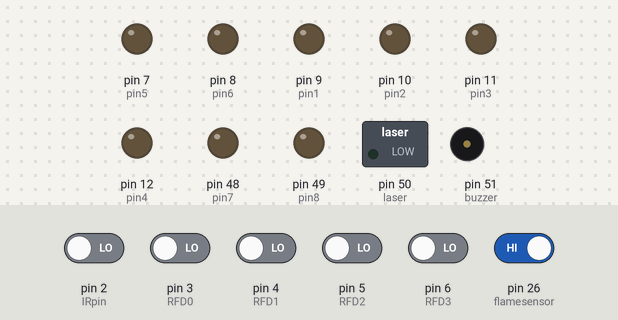
Recording of a sketch running on a simulated Arduino Mega 2560, built with avr-gcc and run on an emulated ATmega2560. Shown: switched loads named in the sketch (green lamp = pin HIGH), output pins drawn as LEDs (lit = HIGH), buzzer (waves = sounding, pin HIGH). Inputs (shaded band) come from the test bench; at power-on: pin 26 (flamesensor) HIGH, pin 2 (IRpin), pin 3 (RFD0), pin 4 (RFD1), pin 5 (RFD2), pin 6 (RFD3) LOW.

Above: at 1.2 s.
1.3 s: pin 3 (RFD0) driven HIGH and pin 5 (RFD2) driven HIGH
At 2.1 s:
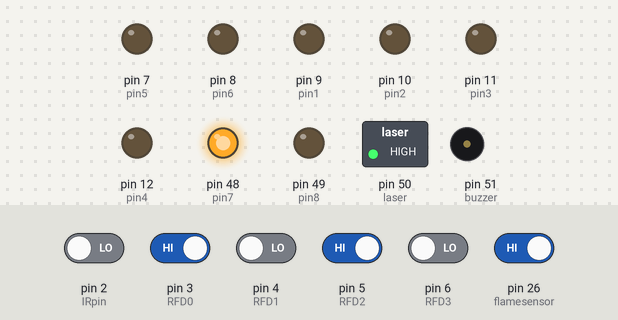
4.3 s: pin 3 (RFD0) driven LOW
At 4.6 s:
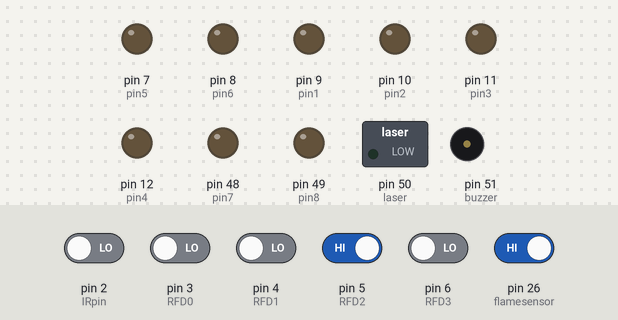
5.8 s: pin 3 (RFD0) driven HIGH
At 6.6 s:
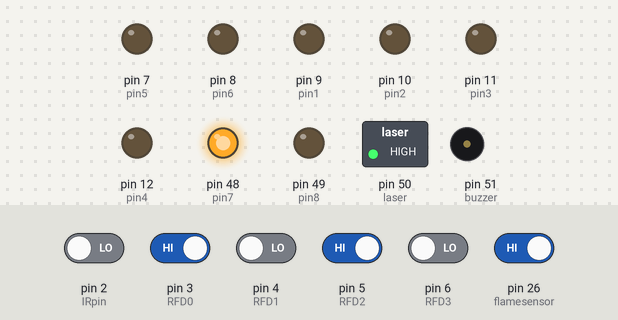
8.8 s: pin 4 (RFD1) driven HIGH
At 9.2 s:
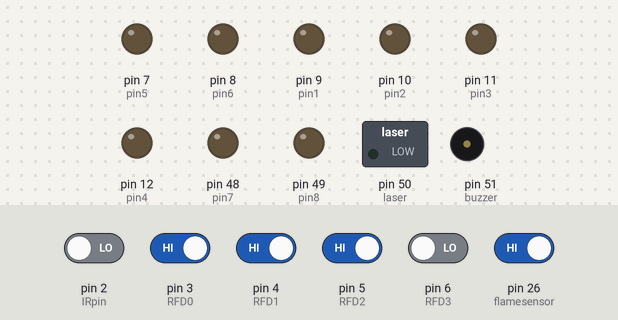
10.3 s: pin 2 (IRpin) driven HIGH
At 11.5 s:
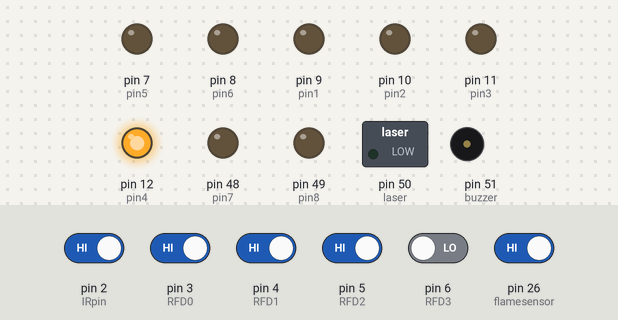
11.8 s: pin 5 (RFD2) driven LOW
At 12.6 s:
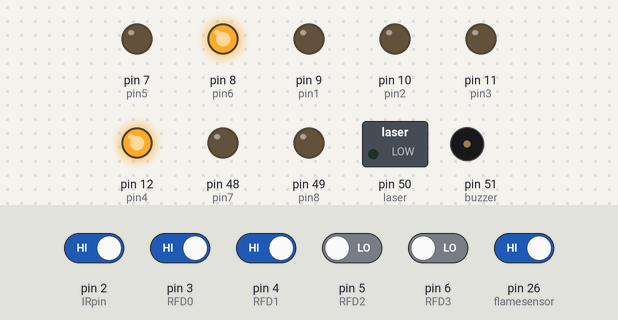
Timing chart, 0 to 14.8 s (numbered marks = the images above; inputs shaded):
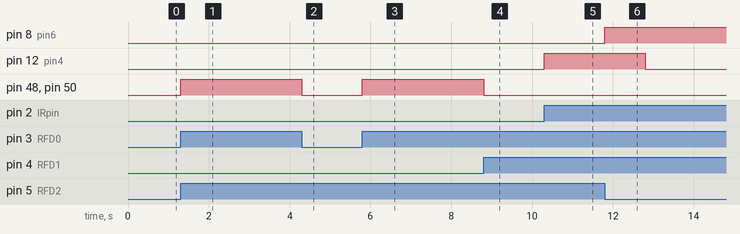

The sketch:

final_major_project.ino
```cpp
int flamesensor =26;
int IRpin = 2;
int RFD0 = 3;
int RFD1 = 4;
int RFD2 = 5;
int RFD3 = 6;
int pin5 = 7;
int pin6 = 8;
int pin1 = 9;
int pin2 = 10;
int pin3 = 11;
int pin4 = 12;
int pin7 = 48;
int pin8 = 49;
int laser= 50;
int buzzer = 51;
int IRstate = 1;
int sensorValue = 1;
int RFD0state = 1;
int RFD1state = 1;
int RFD2state = 1;
int RFD3state = 1;

void setup()
{
  pinMode(laser, OUTPUT);
  pinMode(pin1, OUTPUT);

  pinMode(pin2, OUTPUT);

   pinMode(pin3, OUTPUT);

  pinMode(pin4, OUTPUT);

  pinMode(pin5, OUTPUT);

  pinMode(pin6, OUTPUT);

  pinMode(pin7, OUTPUT);

  pinMode(pin8, OUTPUT);

  pinMode(IRpin, INPUT);

  pinMode(RFD0, INPUT);

  pinMode(RFD1, INPUT);

  pinMode(RFD2, INPUT);

  pinMode(RFD3, INPUT);
  pinMode(buzzer,OUTPUT);

}

void loop()
{
  IRstate = digitalRead(IRpin);

  RFD0state = digitalRead(RFD0);

  RFD1state = digitalRead(RFD1);

  RFD2state = digitalRead(RFD2);

  RFD3state = digitalRead(RFD3);

  sensorValue = digitalRead(flamesensor);

if (IRstate == HIGH && RFD0state == HIGH && RFD1state == HIGH && RFD2state == HIGH && RFD3state == HIGH && sensorValue == LOW)

{
digitalWrite(buzzer,HIGH);

delay(1000);

digitalWrite(buzzer,LOW);


}
  else if (IRstate == HIGH && RFD0state == LOW && RFD1state == HIGH && RFD2state == HIGH && RFD3state == HIGH)
  {

    digitalWrite(pin1, LOW);
    digitalWrite(pin2, HIGH);

    digitalWrite(pin3, LOW);
    digitalWrite(pin4, HIGH);

    digitalWrite(pin5, LOW);
    digitalWrite(pin6, LOW);
     digitalWrite(pin7,LOW);
    digitalWrite(pin8,LOW);
    digitalWrite(buzzer, LOW);

    digitalWrite(laser, LOW);
   digitalWrite(flamesensor,LOW);

  }
   else if (IRstate == LOW && RFD0state == LOW && RFD1state == HIGH && RFD2state == HIGH && RFD3state == HIGH)
  {

    digitalWrite(pin1, LOW);
    digitalWrite(pin2, LOW);
    digitalWrite(pin3, LOW);
    digitalWrite(pin4, LOW);
    digitalWrite(pin5, LOW);
    digitalWrite(pin6, LOW);
     digitalWrite(pin7,LOW);
    digitalWrite(pin8,LOW);
    digitalWrite(laser, LOW);
   digitalWrite(flamesensor,LOW);
    digitalWrite(buzzer, LOW);
  }

  else if( IRstate == HIGH && RFD0state == HIGH && RFD1state == LOW && RFD2state == HIGH && RFD3state == HIGH)
  {

    digitalWrite(pin1, HIGH);
    digitalWrite(pin2, LOW);

    digitalWrite(pin3, HIGH);
    digitalWrite(pin4, LOW);


    digitalWrite(pin5, LOW);
    digitalWrite(pin6, LOW);
     digitalWrite(pin7,LOW);
    digitalWrite(pin8,LOW);
    digitalWrite(laser, LOW);
    digitalWrite(buzzer, LOW);
    digitalWrite(flamesensor,LOW);
  }

   else if(IRstate == LOW && RFD0state == HIGH && RFD1state == LOW && RFD2state == HIGH && RFD3state == HIGH)
  {
     digitalWrite(pin1, LOW);
    digitalWrite(pin2, LOW);
    digitalWrite(pin3, LOW);
    digitalWrite(pin4, LOW);
    digitalWrite(pin5, LOW);
    digitalWrite(pin6, LOW);
     digitalWrite(pin7,LOW);
    digitalWrite(pin8,LOW);
    digitalWrite(laser, LOW);
    digitalWrite(buzzer, LOW);
    digitalWrite(flamesensor,LOW);
  }
  else if(IRstate ==HIGH && RFD0state == HIGH && RFD1state == HIGH && RFD2state == LOW && RFD3state == HIGH)
  {

    digitalWrite(pin1, LOW);
    digitalWrite(pin2, HIGH);

    digitalWrite(pin3, HIGH);
    digitalWrite(pin4, HIGH);

    digitalWrite(pin5, LOW);
    digitalWrite(pin6, LOW);
     digitalWrite(pin7,LOW);
    digitalWrite(pin8,LOW);
     digitalWrite(laser, LOW);
     digitalWrite(buzzer, LOW);
     digitalWrite(flamesensor,LOW);

  }
  else if(IRstate ==LOW && RFD0state == HIGH && RFD1state == HIGH && RFD2state == LOW && RFD3state == HIGH)
  {
     digitalWrite(pin1, LOW);
    digitalWrite(pin2, LOW);
    digitalWrite(pin3, LOW);
    digitalWrite(pin4, LOW);
    digitalWrite(pin5, LOW);
    digitalWrite(pin6, LOW);
     digitalWrite(pin7,LOW);
    digitalWrite(pin8,LOW);
    digitalWrite(laser, LOW);
    digitalWrite(buzzer, LOW);
    digitalWrite(flamesensor,LOW);
  }

  else if(IRstate == HIGH && RFD0state == HIGH && RFD1state == HIGH && RFD2state == HIGH && RFD3state == LOW)
  {

    digitalWrite(pin1, LOW);
    digitalWrite(pin2, LOW);
    digitalWrite(pin3, LOW);
    digitalWrite(pin4, HIGH);


    digitalWrite(pin5, LOW);
    digitalWrite(pin6, LOW);
     digitalWrite(pin7,LOW);
    digitalWrite(pin8,LOW);
     digitalWrite(laser, LOW);
     digitalWrite(buzzer, LOW);
     digitalWrite(flamesensor,LOW);
  }
   else if(IRstate ==LOW && RFD0state == HIGH && RFD1state == HIGH && RFD2state == HIGH && RFD3state == LOW)
  {
     digitalWrite(pin1, LOW);
    digitalWrite(pin2, LOW);
    digitalWrite(pin3, LOW);
    digitalWrite(pin4, LOW);
    digitalWrite(pin5, LOW);
    digitalWrite(pin6, LOW);
     digitalWrite(pin7,LOW);
    digitalWrite(pin8,LOW);
    digitalWrite(laser, LOW);
    digitalWrite(buzzer, LOW);
    digitalWrite(flamesensor,LOW);
  }

   else if(IRstate == HIGH&&RFD0state == LOW && RFD1state == LOW && RFD2state == HIGH && RFD3state == HIGH)
  {

    digitalWrite(pin5, HIGH);
    digitalWrite(pin6, LOW);

    delay(1000);

    digitalWrite(pin5, HIGH);
    digitalWrite(pin6, HIGH);


    digitalWrite(pin1, LOW);
    digitalWrite(pin2, LOW);
    digitalWrite(pin3, LOW);
    digitalWrite(pin4, LOW);
     digitalWrite(pin7,LOW);
    digitalWrite(pin8,LOW);
    digitalWrite(buzzer, LOW);
    digitalWrite(laser, LOW);
    digitalWrite(flamesensor,LOW);


  }

  else if(IRstate ==HIGH && RFD0state == HIGH && RFD1state == HIGH && RFD2state == LOW && RFD3state == LOW)
  {

    digitalWrite(pin5, LOW);
    digitalWrite(pin6, HIGH);

    delay(1000);


    digitalWrite(pin5, LOW);
    digitalWrite(pin6, LOW);


    digitalWrite(pin1, LOW);
    digitalWrite(pin2, LOW);
    digitalWrite(pin3, LOW);
    digitalWrite(pin4, LOW);
     digitalWrite(pin7,LOW);
    digitalWrite(pin8,LOW);
     digitalWrite(laser, LOW);
     digitalWrite(buzzer, LOW);
     digitalWrite(flamesensor,LOW);
  }
 else if(RFD0state == HIGH && RFD1state == LOW && RFD2state == HIGH && RFD3state == LOW)
  {
    digitalWrite(laser, HIGH);
    digitalWrite(pin7, HIGH);
    digitalWrite(pin8,LOW);

    delay(1000);


    digitalWrite(pin7,LOW);
    digitalWrite(pin8,LOW);


    digitalWrite(pin1, LOW);
    digitalWrite(pin2, LOW);
    digitalWrite(pin3, LOW);
    digitalWrite(pin4, LOW);

    digitalWrite(pin5, LOW);
    digitalWrite(pin6, LOW);
    digitalWrite(laser, LOW);
    digitalWrite(buzzer, LOW);
    digitalWrite(flamesensor,LOW);
  }
 else if(RFD0state == LOW && RFD1state == HIGH && RFD2state == LOW && RFD3state == HIGH)
  {
    digitalWrite(laser, HIGH);
    digitalWrite(pin7,LOW);
    digitalWrite(pin8,HIGH);

    delay(1000);


    digitalWrite(pin7,LOW);
    digitalWrite(pin8,LOW);


    digitalWrite(pin1, LOW);
    digitalWrite(pin2, LOW);
    digitalWrite(pin3, LOW);
    digitalWrite(pin4, LOW);

    digitalWrite(pin5, LOW);
    digitalWrite(pin6, LOW);
    digitalWrite(laser, LOW);
    digitalWrite(buzzer, LOW);
    digitalWrite(flamesensor,LOW);
  }
 else if (IRstate ==HIGH && RFD0state == HIGH && RFD1state == HIGH && RFD2state == HIGH && RFD3state == HIGH)
{
   digitalWrite(pin1, LOW);
    digitalWrite(pin2, LOW);

    digitalWrite(pin3, LOW);
    digitalWrite(pin4, LOW);
  digitalWrite(pin7,HIGH);
  digitalWrite(pin8,HIGH);
  digitalWrite(flamesensor,LOW);

    digitalWrite(laser, LOW);
    digitalWrite(buzzer, LOW);
}

  }
```

Measured:
- after the input at 1.3 s, pin 48 (pin7), pin 50 (laser): LOW → HIGH at once
- after the input at 4.3 s, pin 48 (pin7), pin 50 (laser): HIGH → LOW at once
- after the input at 5.8 s, pin 48 (pin7), pin 50 (laser): LOW → HIGH at once
- after the input at 8.8 s, pin 48 (pin7), pin 50 (laser): HIGH → LOW at once
- after the input at 10.3 s, pin 12 (pin4): LOW → HIGH at once
- after the input at 11.8 s, pin 8 (pin6): LOW → HIGH at once; pin 12 (pin4): HIGH → LOW after 1.0 s
